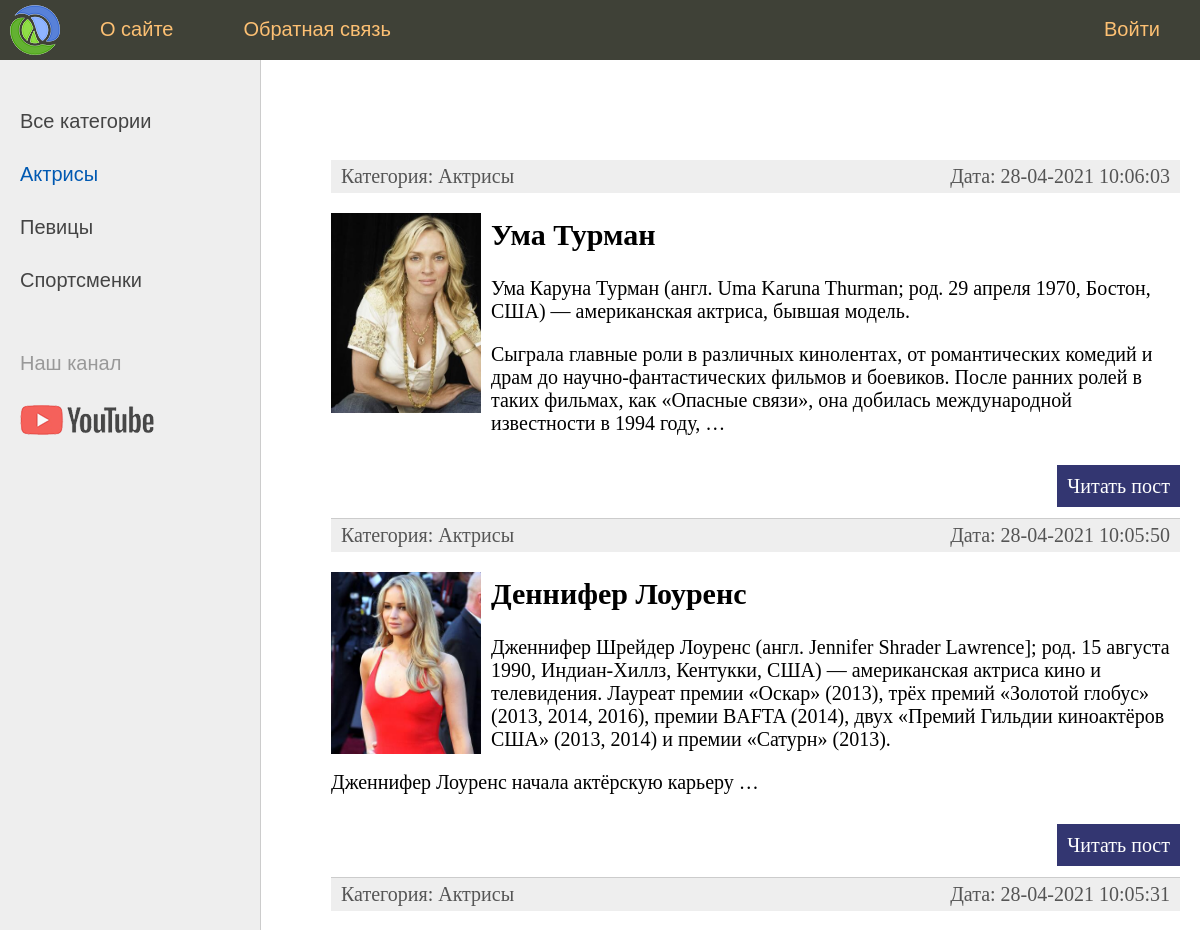
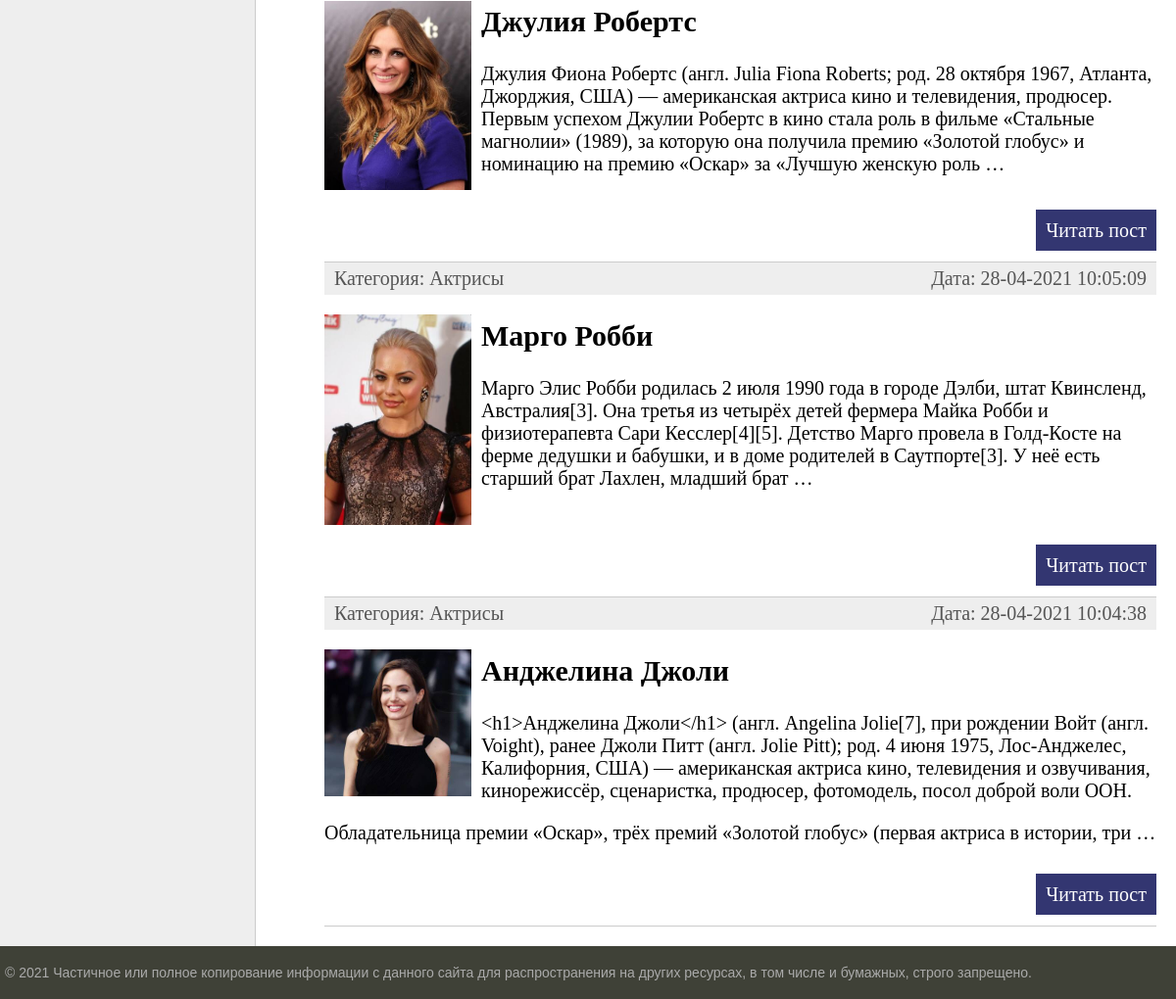
The app's page /categories/aktrisy/ with its own data (2 pictures, top to bottom).
### women/models.py (models this page shows, shortened)
class Category(models.Model):
    name = models.CharField(max_length=100, db_index=True, verbose_name="Категория")
    slug = models.SlugField(max_length=255, unique=True, db_index=True, verbose_name='URL')
    def __str__(self):
        return self.name
    def get_absolute_url(self):
        return reverse('category', kwargs={'cat_slug': self.slug})
    class Meta:
        verbose_name = 'Категория'
        verbose_name_plural = 'Категории'
        ordering = ['id']

class Women(models.Model):
    title = models.CharField(max_length=255, verbose_name="Заголовок")
    slug = models.SlugField(max_length=255, unique=True, db_index=True, verbose_name='URL')
    content = models.TextField(blank=True, verbose_name="Текст статьи")
    photo = models.ImageField(upload_to="photos/%Y/%m/%d/", verbose_name="Фото")
    time_create = models.DateTimeField(auto_now_add=True, verbose_name="Время создания")
    time_update = models.DateTimeField(auto_now=True, verbose_name="Время изменения")
    is_published = models.BooleanField(default=True, verbose_name="Публикация")
    cat = models.ForeignKey('Category', on_delete=models.PROTECT, verbose_name="Категории")
    def get_absolute_url(self):
        return reverse('post', kwargs={'post_slug': self.slug})
    class Meta:
        verbose_name = 'Известные женщины'
        verbose_name_plural = 'Известные женщины'
        ordering = ['-time_create', 'title']

### women/views.py (the view)
# urls.py: path('categories/<slug:cat_slug>/', WomenCategory.as_view(), name='category'),
class WomenCategory(DataMixin, ListView):
    model = Women
    template_name = 'women/index.html'
    context_object_name = 'posts'
    allow_empty = False
    def get_context_data(self, *, object_list=None, **kwargs):
        context = super().get_context_data(**kwargs)
        c_def = self.get_user_context(title='Категория - ' + str(context['posts'][0].cat),
                                      cat_selected=context['posts'][0].cat_id)
        return {**context, **c_def}
    def get_queryset(self):
        return Women.objects.filter(cat__slug=self.kwargs['cat_slug'], is_published=True)

### women/utils.py (called while the page is built)
    def get_user_context(self, **kwargs):
        context = kwargs
        cats = Category.objects.annotate(Count('women'))
        user_menu = menu.copy()
        if not self.request.user.is_authenticated:
            user_menu.pop(1)
        context['menu'] = user_menu
        context['cats'] = cats
        if 'cat_selected' not in context:
            context['cat_selected'] = 0
        return context

### women/templates/women/index.html (shortened to what this page needs)
{% extends 'women/base.html' %}
{% block content %}
<ul class="list-articles">
    {% for p in posts %}
    <li>
        <div class="article-panel">
            <p class="first">Категория: {{p.cat}}</p>
            <p class="last">Дата: {{p.time_update|date:"d-m-Y H:i:s"}}</p>
        </div>
        {% if p.photo %}
            <p><img class="img-article-left thumb" src="{{p.photo.url}}"></p>
        {% endif %}
        <h2>{{p.title}}</h2>
        {% autoescape on %}
            {{p.content|linebreaks|truncatewords:50}}
        {% endautoescape %}
        <p class="link-read-post"><a href="{{ p.get_absolute_url }}">Читать пост</a></p>
    </li>
    {% endfor %}
</ul>
{% endblock %}

### women/templates/women/base.html (shortened to what this page needs)
{% load static %}
{% load women_tags %}
<!DOCTYPE html>
<html>
<head>
	<link type="text/css" href="{% static 'women/css/styles.css' %}" rel="stylesheet" />
</head>
<body>
<table class="table-page" border=0 cellpadding="0" cellspacing="0">
<tr><td valign=top>
{% block mainmenu %}
		<div class="header">
			<ul id="mainmenu" class="mainmenu">
			<li class="logo"><a href="{% url 'home' %}"><div class="logo"></div></a></li>
{% for m in menu %}
	{% if not forloop.last %}
			<li><a href="{% url m.url_name %}">{{m.title}}</a></li>
	{% else %}
			<li class="last"><a href="{% url m.url_name %}">{{m.title}}</a></li>
	{% endif %}
{% endfor %}
			</ul>
		</div>
{% endblock mainmenu %}
<table class="table-content" border=0 cellpadding="0" cellspacing="0">
<tr>
	<td valign="top" class="left-chapters">
	<ul id="leftchapters">
{% if cat_selected == 0 %}
		<li class="selected">Все категории</li>
{% else %}
		<li><a href="{% url 'home' %}">Все категории</a></li>
{% endif %}
{% for c in cats %}
{% if c.women__count > 0 %}
	{% if c.pk == cat_selected %}
		<li class="selected">{{c.name}}</li>
	{% else %}
		<li><a href="{{ c.get_absolute_url }}"> {{ c.name }}</a></li>
	{% endif %}
{% endif %}
{% endfor %}
		<li class="share">
		<p>Наш канал</p>
		<a class="share-yt" href="https://www.youtube.com/channel/UClJzWfGWuGJL2t-3dYKcHTA/playlists" target="_blank" rel="nofollow"></a>
		</li>
	</ul>
</td>
<td valign="top" class="content">
	<div class="content-text">
{% block content %}
{% endblock %}
	</div>
</td></tr></table>
</td></tr>
<tr><td valign=top>
	<div id="footer">
		<p>&copy; 2021 Частичное или полное копирование информации с данного сайта для распространения на других ресурсах, в том числе и бумажных, строго запрещено.</p>
	</div>
</td></tr></table>
</body>
</html>

### women/static/women/css/styles.css (style rules this page uses)
html, body { font-family: 'Arial'; margin: 0; padding: 0; height: 100%; width: 100%; color: #444; }
a { color: #0059b2; text-decoration: none; }
img { max-width: 600px; height: auto; }
img.img-article-left { max-width: 300px; height: auto; float: left; padding: 0 10px 10px 0; }
img.img-article-left.thumb { max-width: 150px; height: auto; }
p.link-read-post { text-align: right; }
p.link-read-post a { padding: 10px; min-width: 100px; background: #333671; color: #fff; text-decoration: none; }
div.article-panel { background: #eee; padding: 5px 10px 5px 10px; box-sizing border-box; overflow: hidden; color: #555; }
div.article-panel p.first { margin: 0; float: left; }
div.article-panel p.last { margin: 0; float: right; }
ul.list-articles { list-style: none; margin: 0; padding: 0; }
ul.list-articles li { border-bottom: 1px solid #ccc; }
.table-page { width: 100%; height: 100%; vertical-align: top; }
.table-page tr { height: 100%; }
.header { background: #3F4137; height: 60px; }
.logo { background: url('../images/logo.png') no-repeat 10px 5px; width: 70px; height: 60px; }
ul.mainmenu { list-style: none; margin: 0; padding: 0; height: 60px; color: #fdc073; font-size: 20px; overflow: hidden; }
ul.mainmenu li { float: left; margin: 18px 40px 0 30px; }
ul.mainmenu li.logo { margin: 0; }
ul.mainmenu li.last { float: right; }
ul.mainmenu li a { color: #fdc073; text-decoration: none; }
.table-content { width: 100%; min-height: 100%; height: 100%; }
.left-chapters { margin: 0; background: #eee; border-right: 1px solid #ccc; min-height: 100%; }
.left-chapters ul { width: 230px; min-height: 100%; margin: 0; padding: 20px 10px 10px 20px; list-style: none; font-size: 20px; }
.left-chapters ul li { margin: 30px 0 0 0; color: #999; }
.left-chapters ul li.selected { color: #0059b2; }
.left-chapters ul li a { color: #444; text-decoration: none; }
.left-chapters ul li.share { margin: 60px 0 0 0; }
.left-chapters ul li.share p { margin: 30px 0 30px 0; }
.left-chapters ul li.share a { display: inline-block; width: 40px; height: 40px; margin: 0 20px 0 0; }
.left-chapters ul li.share a.share-yt { width: 100%; height: 30px; background: url('../images/share_yt.png') no-repeat 0 0 }
.content { padding: 40px 20px 20px 40px; width: 100%; box-sizing: border-box; }
.content-text { margin: 60px 0 0 30px; color: #000; font-size: 20px; font-family: Yandex Sans Display Light; }
#footer { box-sizing: border-box; background: #3F4137; padding: 5px; color: #aaa; font-size: 14px; font-family: Verdana, Geneva, Arial, Helvetica; text-align: left; overflow: hidden; }

### records on screen
Category: name "Актрисы"
Category: name "Певицы"
Category: name "Спортсменки"
Women: cat "Актрисы", time_update "28-04-2021 10:06:03", photo (picture), title "Ума Турман", content "Ума Каруна Турман (англ. Uma Karuna Thurman; род. 29 апреля 1970, Бостон, США) — американская актриса, бывшая модель. Сыграла главные роли в различных кинолентах, от романтических комедий и драм до научно-фантастических фильмов и боевиков. После ранних ролей в таких фильмах, как «Опасные связи», она добилась международной известности в 1994 году, …"
Women: cat "Актрисы", time_update "28-04-2021 10:05:50", photo (picture), title "Деннифер Лоуренс", content "Дженнифер Шрейдер Лоуренс (англ. Jennifer Shrader Lawrence]; род. 15 августа 1990, Индиан-Хиллз, Кентукки, США) — американская актриса кино и телевидения. Лауреат премии «Оскар» (2013), трёх премий «Золотой глобус» (2013, 2014, 2016), премии BAFTA (2014), двух «Премий Гильдии киноактёров США» (2013, 2014) и премии «Сатурн» (2013). Дженнифер Лоуренс начала актёрскую карьеру …"
Women: cat "Актрисы", time_update "28-04-2021 10:05:31", photo (picture), title "Джулия Робертс", content "Джулия Фиона Робертс (англ. Julia Fiona Roberts; род. 28 октября 1967, Атланта, Джорджия, США) — американская актриса кино и телевидения, продюсер. Первым успехом Джулии Робертс в кино стала роль в фильме «Стальные магнолии» (1989), за которую она получила премию «Золотой глобус» и номинацию на премию «Оскар» за «Лучшую женскую роль …"
Women: cat "Актрисы", time_update "28-04-2021 10:05:09", photo (picture), title "Марго Робби", content "Марго Элис Робби родилась 2 июля 1990 года в городе Дэлби, штат Квинсленд, Австралия[3]. Она третья из четырёх детей фермера Майка Робби и физиотерапевта Сари Кесслер[4][5]. Детство Марго провела в Голд-Косте на ферме дедушки и бабушки, и в доме родителей в Саутпорте[3]. У неё есть старший брат Лахлен, младший брат …"
Women: cat "Актрисы", time_update "28-04-2021 10:04:38", photo (picture), title "Анджелина Джоли", content "<h1>Анджелина Джоли</h1> (англ. Angelina Jolie[7], при рождении Войт (англ. Voight), ранее Джоли Питт (англ. Jolie Pitt); род. 4 июня 1975, Лос-Анджелес, Калифорния, США) — американская актриса кино, телевидения и озвучивания, кинорежиссёр, сценаристка, продюсер, фотомодель, посол доброй воли ООН. Обладательница премии «Оскар», трёх премий «Золотой глобус» (первая актриса в истории, три …"

### other values on screen
{{ m.title }} "О сайте" "Обратная связь"
{{ m.title }} "Войти"
